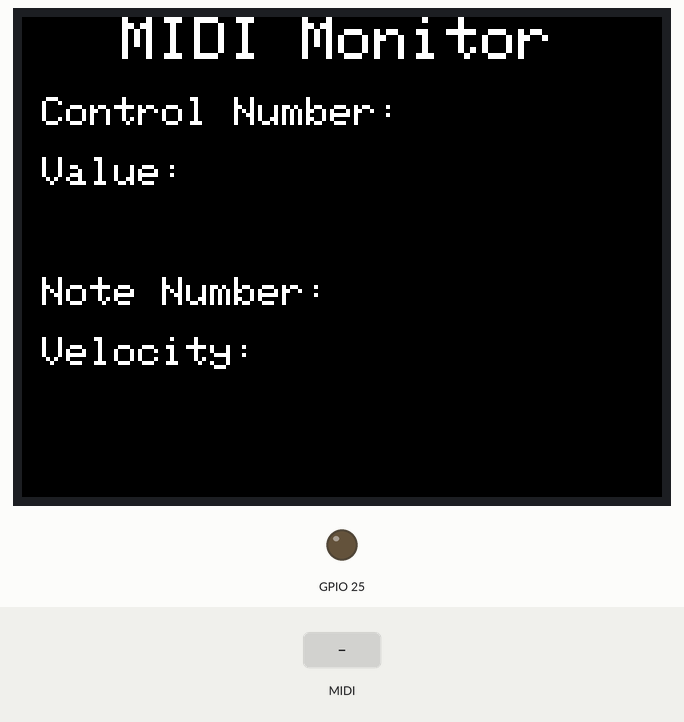
A sketch run on a simulated ESP32. Shown: 320×240 colour display, output pins drawn as LEDs (lit = HIGH). The inputs (shaded band) are chosen by the test bench. MIDI output is not drawn.

Above: at 1.3 s.
1.4 s: MIDI note 36 received
At 2.6 s:
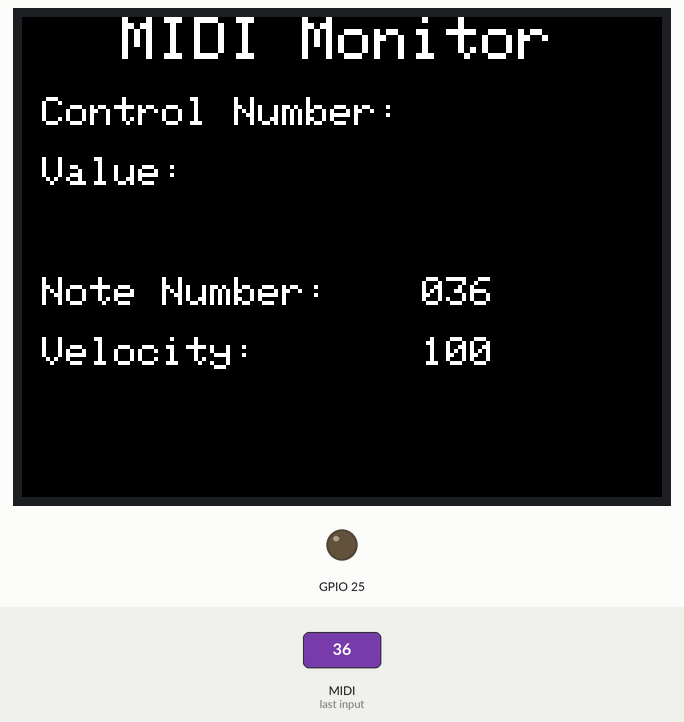
2.9 s: MIDI note 48 received
At 3.9 s:
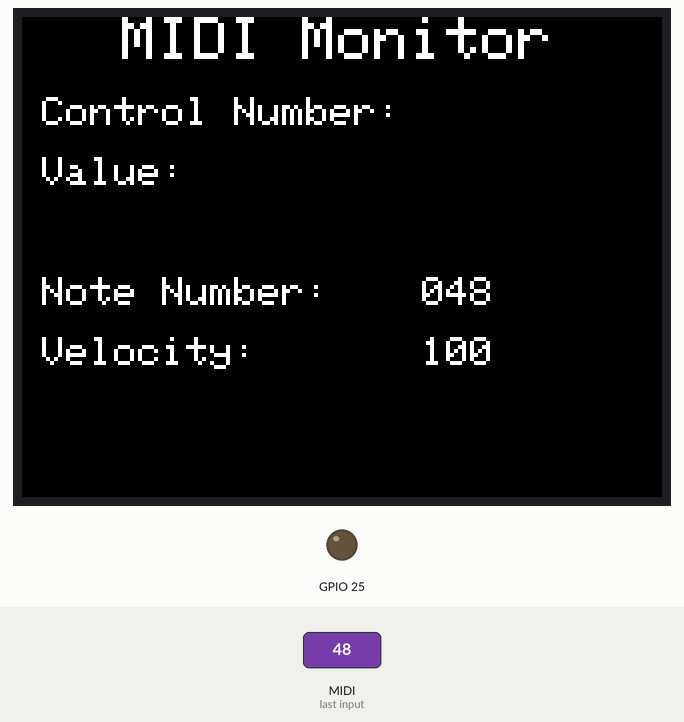
Timing chart, 0 to 5.9 s (numbered marks = the images above; inputs shaded):
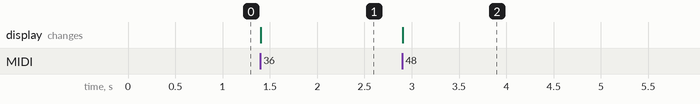

Measured:
- after the input at 1.4 s, the display: changes at once (image 1)
- after the input at 2.9 s, the display: changes at once (image 2)

The sketch:

M5Stack_MIDI_R_test.ino
```cpp
#include <M5Stack.h>
#include <driver/dac.h> //Arduino-ESP32 driver
#include <MIDI.h>
MIDI_CREATE_INSTANCE(HardwareSerial, Serial2, MIDI);

void setup() {
  M5.begin();
  dacWrite(25, 0); // Speaker OFF
  dac_output_disable( DAC_CHANNEL_1 );
  MIDI.begin();
  MIDI.turnThruOff();
  M5.Lcd.setTextSize(3);
  M5.Lcd.setCursor(50, 0);
  M5.Lcd.print("MIDI Monitor");
  M5.Lcd.setTextSize(2);
  M5.Lcd.setCursor(10, 40);
  M5.Lcd.print("Control Number:");
  M5.Lcd.setCursor(10, 70);
  M5.Lcd.print("Value:");
  M5.Lcd.setCursor(10, 130);
  M5.Lcd.print("Note Number:");
  M5.Lcd.setCursor(10, 160);
  M5.Lcd.print("Velocity:");
}

void loop() {
  int data1, data2, locateY1, locateY2;
  if (MIDI.read())
  {
    if (MIDI.getType() == midi::ControlChange)
    {
      locateY1 = 40;
      locateY2 = 70;
    }
    else if (MIDI.getType() == midi::NoteOn)
    {
      locateY1 = 130;
      locateY2 = 160;
    }
    else return;

    data1 = MIDI.getData1(); //CC No取得
    data2 = MIDI.getData2(); //CC 値を取得
    char disp1[4] = "";
    char disp2[4] = "";
    sprintf(disp1, "%03d", data1);
    sprintf(disp2, "%03d", data2);
    M5.Lcd.setCursor(200, locateY1);
    M5.Lcd.printf(disp1);
    M5.Lcd.setCursor(200, locateY2);
    M5.Lcd.printf(disp2);

  }
}
```
